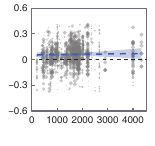

This figure's R source:
rm(list = ls())
library(rstudioapi)
library(multcomp)
library(metafor)
library(ggplot2)
currentPath <- getSourceEditorContext()$path
charLocations <- gregexpr('/',currentPath)[[1]]
currentPath <- substring(currentPath,1,charLocations[length(charLocations)]-1)
setwd(currentPath)

##==== Function ====##
theme_custom <- function(){
  myTheme <- theme(panel.background = element_rect(fill = 'white',color = 'black',size = 0.5),
                   panel.grid = element_blank(),
                   legend.position = 'none',
                   plot.margin = margin(6,6,6,6),
                   plot.background = element_blank(),
                   axis.ticks = element_line(size = 0.3),
                   axis.ticks.length = unit(-0.15,'lines'),
                   axis.title.y = element_blank(),
                   axis.title.x = element_text(size = 7,margin = margin(2,0,0,0),face = 'bold'),
                   axis.text.y = element_text(size = 7,margin = margin(0,3,0,0),color = '#000000'),
                   axis.text.x = element_text(size = 7,margin = margin(4,0,0,0),color = '#000000'))
  return(myTheme)
}
CMYKtoRGB <- function(C,M,Y,K){
  Rc <- (1-C)*(1-K)
  Gc <- (1-M)*(1-K)
  Bc <- (1-Y)*(1-K)
  R <- as.character(as.hexmode((ceiling(Rc*255))))
  G <- as.character(as.hexmode((ceiling(Gc*255))))
  B <- as.character(as.hexmode((ceiling(Bc*255))))
  if(nchar(R) == 1){
    R <- paste0('0',R)
  }
  if(nchar(G) == 1){
    G <- paste0('0',G)
  }
  if(nchar(B) == 1){
    B <- paste0('0',B)
  }
  RGBColor <- paste0('#',R,G,B)
  return(RGBColor)
}
##==== Function ====##

load('HeightData.R')
dataMatrix <- get('HeightData')

##==== Part 1: Collate data ====##
dataMatrix$BubbleSize <- 0
Weight <- 1/sqrt(dataMatrix$vi)
Breaks <- quantile(Weight,c(0.2,0.4,0.6,0.8,1))
selectIDs <- which(Weight < Breaks[1])
dataMatrix$BubbleSize <- 0.4
for(i in seq(2,length(Breaks))){
  selectIDs <- which((Weight < Breaks[i])&(Weight >= Breaks[i-1]))
  dataMatrix$BubbleSize[selectIDs] <- 0.4 + (i-1)*0.4
}
selectIDs <- which((dataMatrix$yi <= quantile(dataMatrix$yi,0.98))&(dataMatrix$yi >= quantile(dataMatrix$yi,0.02)))
newDataMatrix <- dataMatrix[selectIDs,c('Age','Density','AridityIndex','TEM','PRE','PlotSize','yi','BubbleSize')]

dataMatrix$Level4 <- as.factor(paste(dataMatrix$Lat,dataMatrix$Lon))
dataMatrix$Level3 <- as.factor(paste(dataMatrix$Composition,dataMatrix$Age,dataMatrix$Density))
dataMatrix$Level2 <- as.factor(dataMatrix$Species)
dataMatrix$Level1 <- as.factor(seq(1,nrow(dataMatrix)))
##==== Part 1: Collate data ====##

##==== Part 2: Fit PRE ====##
res <- rma.mv(yi,vi,mods = ~PRE,random = ~1|Level4/Level3/Level2/Level1,method = 'ML',data = dataMatrix)
# Fit line
preLine <- as.data.frame(matrix(data = 0,nrow = 100,ncol = 4))
colnames(preLine) <- c('X','Y','Upper','Lower')
tempX <- seq(min(dataMatrix$PRE),max(dataMatrix$PRE),length.out = 100)
for(i in seq(1,length(tempX))){
  preLine[i,1] <- tempX[i]
  tempResult <- predict.rma(res,newmods = tempX[i])
  preLine[i,2] <- as.numeric(tempResult$pred)
  preLine[i,3] <- as.numeric(tempResult$ci.ub)
  preLine[i,4] <- as.numeric(tempResult$ci.lb)
}
# CI polygon
preCIPolygon <- as.data.frame(matrix(data = 0,nrow = (2*nrow(preLine)+1),ncol = 2))
colnames(preCIPolygon) <- c('X','Y')
count <- 1
for(i in seq(1,nrow(preLine))){
  preCIPolygon$X[count] <- preLine$X[i]
  preCIPolygon$Y[count] <- preLine$Upper[i]
  count <- count + 1
}
for(i in seq(nrow(preLine),1,-1)){
  preCIPolygon$X[count] <- preLine$X[i]
  preCIPolygon$Y[count] <- preLine$Lower[i]
  count <- count + 1
}
preCIPolygon$X[count] <- preLine$X[1]
preCIPolygon$Y[count] <- preLine$Upper[1]
##==== Part 2: Fit PRE ====##

##==== Part 3: Draw ====##
fig_S15a <- ggplot()+
  geom_point(newDataMatrix,mapping = aes(x = PRE,y = yi),
             shape = 20,stroke = 0,color = '#666666',size = newDataMatrix$BubbleSize,alpha = 0.4)+
  geom_hline(yintercept = 0,size = 0.3,color = '#000000',linetype = 'dashed')+
  geom_line(data = preLine,mapping = aes(x = X,y = Y),size = 0.5,color = CMYKtoRGB(0.84,0.67,0,0),linetype = 'dashed')+
  geom_polygon(data = preCIPolygon,mapping = aes(x = X,y = Y),size = 0.5,fill = CMYKtoRGB(0.84,0.67,0,0),alpha = 0.3)+
  scale_x_continuous(breaks = seq(0,4000,1000),labels = c('0','1000','2000','3000','4000'))+
  scale_y_continuous(limits = c(-0.6,0.6),breaks = seq(-0.6,0.6,0.3),labels = c('-0.6','-0.3','0','0.3','0.6'),expand = c(0,0))+
  xlab('PRE')+
  theme_custom()
outputFileName <- paste0(currentPath,'/fig_S15a.pdf')
pdf(file = outputFileName,width = 1.55,height = 1.46,colormodel = 'cmyk')
print(fig_S15a)
dev.off()
##==== Part 3: Draw ====##